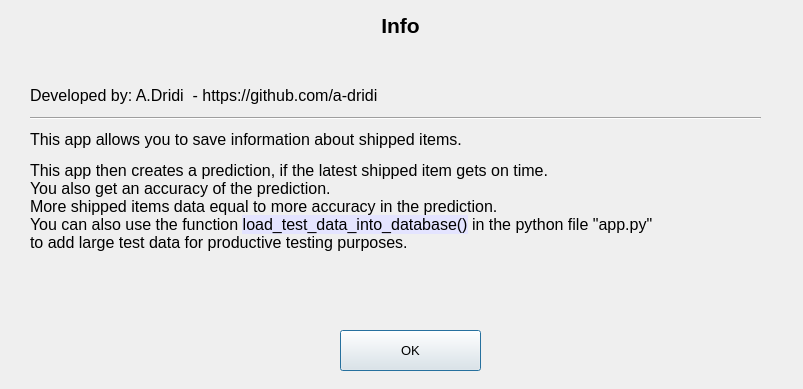
<?xml version="1.0" encoding="UTF-8"?>
<ui version="4.0">
 <class>infoWindowDialog</class>
 <widget class="QDialog" name="infoWindowDialog">
  <property name="geometry">
   <rect>
    <x>0</x>
    <y>0</y>
    <width>803</width>
    <height>389</height>
   </rect>
  </property>
  <property name="windowTitle">
   <string>Dialog</string>
  </property>
  <widget class="QPushButton" name="okButtonInfoWindow">
   <property name="geometry">
    <rect>
     <x>340</x>
     <y>330</y>
     <width>141</width>
     <height>41</height>
    </rect>
   </property>
   <property name="font">
    <font>
     <pointsize>10</pointsize>
    </font>
   </property>
   <property name="text">
    <string>OK</string>
   </property>
  </widget>
  <widget class="QLabel" name="infoWindowMainText">
   <property name="geometry">
    <rect>
     <x>30</x>
     <y>130</y>
     <width>731</width>
     <height>181</height>
    </rect>
   </property>
   <property name="font">
    <font>
     <pointsize>12</pointsize>
    </font>
   </property>
   <property name="text">
    <string>&lt;html&gt;&lt;head/&gt;&lt;body&gt;&lt;p&gt;This app allows you to save information about shipped items. &lt;/p&gt;&lt;p&gt;This app then creates a prediction, if the latest shipped item gets on time.&lt;br&gt;You also get an accuracy of the prediction. &lt;br&gt; More shipped items data equal to more accuracy in the prediction.&lt;br&gt;You can also use the function &lt;span style=&quot; font-family:'Courier New'; color:#000000; background-color:#e4e4ff;&quot;&gt;load_test_data_into_database()&lt;/span&gt; in the python file &amp;quot;app.py&amp;quot; &lt;br&gt;to add large test data for productive testing purposes. &lt;/p&gt;&lt;/body&gt;&lt;/html&gt;</string>
   </property>
   <property name="alignment">
    <set>Qt::AlignLeading|Qt::AlignLeft|Qt::AlignTop</set>
   </property>
  </widget>
  <widget class="Line" name="line">
   <property name="geometry">
    <rect>
     <x>30</x>
     <y>110</y>
     <width>731</width>
     <height>16</height>
    </rect>
   </property>
   <property name="orientation">
    <enum>Qt::Horizontal</enum>
   </property>
  </widget>
  <widget class="QLabel" name="infoWindowTitle">
   <property name="geometry">
    <rect>
     <x>250</x>
     <y>10</y>
     <width>301</width>
     <height>31</height>
    </rect>
   </property>
   <property name="font">
    <font>
     <pointsize>16</pointsize>
     <weight>75</weight>
     <bold>true</bold>
    </font>
   </property>
   <property name="text">
    <string>Info</string>
   </property>
   <property name="alignment">
    <set>Qt::AlignCenter</set>
   </property>
  </widget>
  <widget class="QLabel" name="infoWindowHeaderText">
   <property name="geometry">
    <rect>
     <x>30</x>
     <y>80</y>
     <width>721</width>
     <height>31</height>
    </rect>
   </property>
   <property name="font">
    <font>
     <pointsize>12</pointsize>
    </font>
   </property>
   <property name="text">
    <string>Developed by: A.Dridi  - https://github.com/a-dridi</string>
   </property>
  </widget>
 </widget>
 <resources/>
 <connections/>
</ui>
